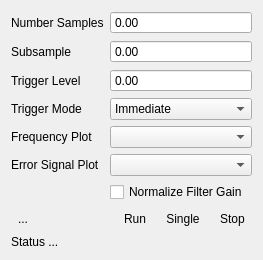
<?xml version="1.0" encoding="UTF-8"?>
<ui version="4.0">
 <class>Form</class>
 <widget class="QWidget" name="Form">
  <property name="geometry">
   <rect>
    <x>0</x>
    <y>0</y>
    <width>263</width>
    <height>231</height>
   </rect>
  </property>
  <property name="windowTitle">
   <string>Form</string>
  </property>
  <layout class="QGridLayout" name="gridLayout">
   <item row="4" column="1">
    <widget class="QComboBox" name="frequencyPlotCombo"/>
   </item>
   <item row="8" column="0" colspan="2">
    <layout class="QHBoxLayout" name="horizontalLayout">
     <item>
      <widget class="QToolButton" name="addTraceButton">
       <property name="text">
        <string>...</string>
       </property>
       <property name="icon">
        <iconset resource="RepetitionRate.qrc">
         <normaloff>:/openicon/icons/add-plot.png</normaloff>:/openicon/icons/add-plot.png</iconset>
       </property>
       <property name="iconSize">
        <size>
         <width>24</width>
         <height>24</height>
        </size>
       </property>
       <property name="autoRaise">
        <bool>true</bool>
       </property>
      </widget>
     </item>
     <item>
      <spacer name="horizontalSpacer">
       <property name="orientation">
        <enum>Qt::Horizontal</enum>
       </property>
       <property name="sizeHint" stdset="0">
        <size>
         <width>40</width>
         <height>20</height>
        </size>
       </property>
      </spacer>
     </item>
     <item>
      <widget class="QToolButton" name="runButton">
       <property name="text">
        <string>Run</string>
       </property>
       <property name="icon">
        <iconset resource="RepetitionRate.qrc">
         <normaloff>:/openicon/icons/media-playback-start-7.png</normaloff>:/openicon/icons/media-playback-start-7.png</iconset>
       </property>
       <property name="iconSize">
        <size>
         <width>24</width>
         <height>24</height>
        </size>
       </property>
       <property name="autoRaise">
        <bool>true</bool>
       </property>
      </widget>
     </item>
     <item>
      <widget class="QToolButton" name="singleButton">
       <property name="text">
        <string>Single</string>
       </property>
       <property name="icon">
        <iconset resource="RepetitionRate.qrc">
         <normaloff>:/openicon/icons/media-skip-forward-7.png</normaloff>:/openicon/icons/media-skip-forward-7.png</iconset>
       </property>
       <property name="iconSize">
        <size>
         <width>24</width>
         <height>24</height>
        </size>
       </property>
       <property name="autoRaise">
        <bool>true</bool>
       </property>
      </widget>
     </item>
     <item>
      <widget class="QToolButton" name="stopButton">
       <property name="text">
        <string>Stop</string>
       </property>
       <property name="icon">
        <iconset resource="RepetitionRate.qrc">
         <normaloff>:/openicon/icons/media-playback-stop-7.png</normaloff>:/openicon/icons/media-playback-stop-7.png</iconset>
       </property>
       <property name="iconSize">
        <size>
         <width>24</width>
         <height>24</height>
        </size>
       </property>
       <property name="autoRaise">
        <bool>true</bool>
       </property>
      </widget>
     </item>
    </layout>
   </item>
   <item row="2" column="1">
    <widget class="MagnitudeSpinBox" name="magTriggerLevel">
     <property name="sizePolicy">
      <sizepolicy hsizetype="MinimumExpanding" vsizetype="Fixed">
       <horstretch>0</horstretch>
       <verstretch>0</verstretch>
      </sizepolicy>
     </property>
     <property name="buttonSymbols">
      <enum>QAbstractSpinBox::NoButtons</enum>
     </property>
    </widget>
   </item>
   <item row="0" column="1">
    <widget class="MagnitudeSpinBox" name="magNumberSamples">
     <property name="sizePolicy">
      <sizepolicy hsizetype="MinimumExpanding" vsizetype="Fixed">
       <horstretch>0</horstretch>
       <verstretch>0</verstretch>
      </sizepolicy>
     </property>
     <property name="buttonSymbols">
      <enum>QAbstractSpinBox::NoButtons</enum>
     </property>
    </widget>
   </item>
   <item row="1" column="0">
    <widget class="QLabel" name="label_2">
     <property name="text">
      <string>Subsample</string>
     </property>
    </widget>
   </item>
   <item row="2" column="0">
    <widget class="QLabel" name="label_3">
     <property name="text">
      <string>Trigger Level</string>
     </property>
    </widget>
   </item>
   <item row="3" column="0">
    <widget class="QLabel" name="label_4">
     <property name="text">
      <string>Trigger Mode</string>
     </property>
    </widget>
   </item>
   <item row="0" column="0">
    <widget class="QLabel" name="label">
     <property name="text">
      <string>Number Samples</string>
     </property>
    </widget>
   </item>
   <item row="1" column="1">
    <widget class="MagnitudeSpinBox" name="magSubsample">
     <property name="sizePolicy">
      <sizepolicy hsizetype="MinimumExpanding" vsizetype="Fixed">
       <horstretch>0</horstretch>
       <verstretch>0</verstretch>
      </sizepolicy>
     </property>
     <property name="buttonSymbols">
      <enum>QAbstractSpinBox::NoButtons</enum>
     </property>
    </widget>
   </item>
   <item row="4" column="0">
    <widget class="QLabel" name="label_5">
     <property name="text">
      <string>Frequency Plot</string>
     </property>
    </widget>
   </item>
   <item row="9" column="0" colspan="2">
    <widget class="QLabel" name="statusLabel">
     <property name="text">
      <string>Status ...</string>
     </property>
    </widget>
   </item>
   <item row="10" column="0">
    <spacer name="verticalSpacer">
     <property name="orientation">
      <enum>Qt::Vertical</enum>
     </property>
     <property name="sizeHint" stdset="0">
      <size>
       <width>20</width>
       <height>40</height>
      </size>
     </property>
    </spacer>
   </item>
   <item row="3" column="1">
    <widget class="QComboBox" name="comboTriggerMode">
     <property name="sizePolicy">
      <sizepolicy hsizetype="MinimumExpanding" vsizetype="Fixed">
       <horstretch>0</horstretch>
       <verstretch>0</verstretch>
      </sizepolicy>
     </property>
     <item>
      <property name="text">
       <string>Immediate</string>
      </property>
     </item>
     <item>
      <property name="text">
       <string>Rising edge</string>
      </property>
     </item>
     <item>
      <property name="text">
       <string>Falling edge</string>
      </property>
     </item>
    </widget>
   </item>
   <item row="5" column="0">
    <widget class="QLabel" name="label_6">
     <property name="text">
      <string>Error Signal Plot</string>
     </property>
    </widget>
   </item>
   <item row="5" column="1">
    <widget class="QComboBox" name="errorSigPlotCombo"/>
   </item>
   <item row="7" column="1">
    <widget class="QCheckBox" name="normalizeCheck">
     <property name="text">
      <string>Normalize Filter Gain</string>
     </property>
    </widget>
   </item>
  </layout>
 </widget>
 <customwidgets>
  <customwidget>
   <class>MagnitudeSpinBox</class>
   <extends>QDoubleSpinBox</extends>
   <header>uiModules.MagnitudeSpinBox</header>
  </customwidget>
 </customwidgets>
 <resources>
  <include location="RepetitionRate.qrc"/>
 </resources>
 <connections/>
</ui>
